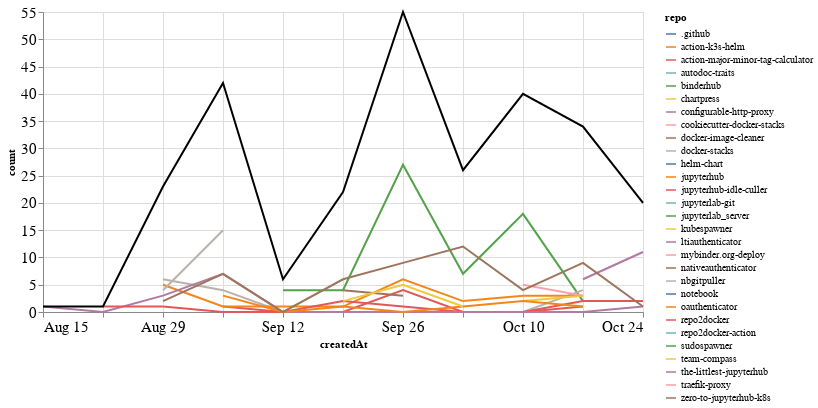

Write notebook code for a chart like this one.
### Markdown cell above
### Comments

### Code cell
comments_time = comments.groupby('repo').resample('W', on='createdAt').count()['author'].reset_index()
comments_time = comments_time.rename(columns={'author': 'count'})
comments_time_total = comments_time.groupby('createdAt').agg({"count": "sum"}).reset_index()
ch1 = alt.Chart(comments_time, width=600).mark_line().encode(
    x='createdAt',
    y='count',
    color='repo',
    tooltip="repo"
)

ch2 = alt.Chart(comments_time_total, width=600).mark_line(color="black").encode(
    x='createdAt',
    y='count',
)

ch1 + ch2

### Figure 1 — Vega-Lite specification as saved in the notebook (floating-point values rounded to 4 significant figures)
{"config": {"axisLeft": {"labelFontSize": 15}, "axisBottom": {"labelFontSize": 15}}, "layer": [{"data": {"name": "data-9370b4460a539cd653e550da4e81e4dc"}, "mark": "line", "encoding": {"color": {"type": "nominal", "field": "repo"}, "tooltip": {"type": "nominal", "field": "repo"}, "x": {"type": "temporal", "field": "createdAt"}, "y": {"type": "quantitative", "field": "count"}}, "width": 600}, {"data": {"name": "data-2ecacda28ea351be34e8cf22b0b439d7"}, "mark": {"type": "line", "color": "black"}, "encoding": {"x": {"type": "temporal", "field": "createdAt"}, "y": {"type": "quantitative", "field": "count"}}, "width": 600}], "$schema": "https://vega.github.io/schema/vega-lite/v4.8.1.json", "datasets": {"data-9370b4460a539cd653e550da4e81e4dc": [{"repo": ".github", "createdAt": "2021-10-24T00:00:00", "count": 1}, {"repo": "action-k3s-helm", "createdAt": "2021-10-10T00:00:00", "count": 5}, {"repo": "action-major-minor-tag-calculator", "createdAt": "2021-09-05T00:00:00", "count": 1}, {"repo": "action-major-minor-tag-calculator", "createdAt": "2021-09-12T00:00:00", "count": 0}, {"repo": "action-major-minor-tag-calculator", "createdAt": "2021-09-19T00:00:00", "count": 0}, {"repo": "action-major-minor-tag-calculator", "createdAt": "2021-09-26T00:00:00", "count": 4}, {"repo": "action-major-minor-tag-calculator", "createdAt": "2021-10-03T00:00:00", "count": 0}, {"repo": "action-major-minor-tag-calculator", "createdAt": "2021-10-10T00:00:00", "count": 0}, {"repo": "action-major-minor-tag-calculator", "createdAt": "2021-10-17T00:00:00", "count": 1}, {"repo": "autodoc-traits", "createdAt": "2021-10-24T00:00:00", "count": 1}, {"repo": "binderhub", "createdAt": "2021-09-12T00:00:00", "count": 4}, {"repo": "binderhub", "createdAt": "2021-09-19T00:00:00", "count": 4}, {"repo": "binderhub", "createdAt": "2021-09-26T00:00:00", "count": 27}, {"repo": "binderhub", "createdAt": "2021-10-03T00:00:00", "count": 7}, {"repo": "binderhub", "createdAt": "2021-10-10T00:00:00", "count": 18}, {"repo": "binderhub", "createdAt": "2021-10-17T00:00:00", "count": 2}, {"repo": "chartpress", "createdAt": "2021-09-05T00:00:00", "count": 2}, {"repo": "configurable-http-proxy", "createdAt": "2021-09-19T00:00:00", "count": 2}, {"repo": "cookiecutter-docker-stacks", "createdAt": "2021-09-05T00:00:00", "count": 1}, {"repo": "docker-image-cleaner", "createdAt": "2021-09-19T00:00:00", "count": 4}, {"repo": "docker-image-cleaner", "createdAt": "2021-09-26T00:00:00", "count": 3}, {"repo": "docker-stacks", "createdAt": "2021-08-29T00:00:00", "count": 6}, {"repo": "docker-stacks", "createdAt": "2021-09-05T00:00:00", "count": 4}, {"repo": "docker-stacks", "createdAt": "2021-09-12T00:00:00", "count": 0}, {"repo": "docker-stacks", "createdAt": "2021-09-19T00:00:00", "count": 0}, {"repo": "docker-stacks", "createdAt": "2021-09-26T00:00:00", "count": 0}, {"repo": "docker-stacks", "createdAt": "2021-10-03T00:00:00", "count": 0}, {"repo": "docker-stacks", "createdAt": "2021-10-10T00:00:00", "count": 0}, {"repo": "docker-stacks", "createdAt": "2021-10-17T00:00:00", "count": 4}, {"repo": "helm-chart", "createdAt": "2021-10-10T00:00:00", "count": 1}, {"repo": "jupyterhub", "createdAt": "2021-08-29T00:00:00", "count": 5}, {"repo": "jupyterhub", "createdAt": "2021-09-05T00:00:00", "count": 1}, {"repo": "jupyterhub", "createdAt": "2021-09-12T00:00:00", "count": 1}, {"repo": "jupyterhub", "createdAt": "2021-09-19T00:00:00", "count": 1}, {"repo": "jupyterhub", "createdAt": "2021-09-26T00:00:00", "count": 6}, {"repo": "jupyterhub", "createdAt": "2021-10-03T00:00:00", "count": 2}, {"repo": "jupyterhub", "createdAt": "2021-10-10T00:00:00", "count": 3}, {"repo": "jupyterhub", "createdAt": "2021-10-17T00:00:00", "count": 3}, {"repo": "jupyterhub-idle-culler", "createdAt": "2021-08-29T00:00:00", "count": 1}, {"repo": "jupyterhub-idle-culler", "createdAt": "2021-09-05T00:00:00", "count": 0}, {"repo": "jupyterhub-idle-culler", "createdAt": "2021-09-12T00:00:00", "count": 0}, {"repo": "jupyterhub-idle-culler", "createdAt": "2021-09-19T00:00:00", "count": 2}, {"repo": "jupyterhub-idle-culler", "createdAt": "2021-09-26T00:00:00", "count": 1}, {"repo": "jupyterhub-idle-culler", "createdAt": "2021-10-03T00:00:00", "count": 0}, {"repo": "jupyterhub-idle-culler", "createdAt": "2021-10-10T00:00:00", "count": 0}, {"repo": "jupyterhub-idle-culler", "createdAt": "2021-10-17T00:00:00", "count": 2}, {"repo": "jupyterhub-idle-culler", "createdAt": "2021-10-24T00:00:00", "count": 2}, {"repo": "jupyterlab-git", "createdAt": "2021-10-03T00:00:00", "count": 2}, {"repo": "jupyterlab_server", "createdAt": "2021-10-03T00:00:00", "count": 1}, {"repo": "kubespawner", "createdAt": "2021-10-10T00:00:00", "count": 2}, {"repo": "kubespawner", "createdAt": "2021-10-17T00:00:00", "count": 3}, {"repo": "ltiauthenticator", "createdAt": "2021-08-15T00:00:00", "count": 1}, {"repo": "ltiauthenticator", "createdAt": "2021-08-22T00:00:00", "count": 0}, {"repo": "ltiauthenticator", "createdAt": "2021-08-29T00:00:00", "count": 3}, {"repo": "ltiauthenticator", "createdAt": "2021-09-05T00:00:00", "count": 7}, {"repo": "ltiauthenticator", "createdAt": "2021-09-12T00:00:00", "count": 0}, {"repo": "ltiauthenticator", "createdAt": "2021-09-19T00:00:00", "count": 0}, {"repo": "ltiauthenticator", "createdAt": "2021-09-26T00:00:00", "count": 0}, {"repo": "ltiauthenticator", "createdAt": "2021-10-03T00:00:00", "count": 0}, {"repo": "ltiauthenticator", "createdAt": "2021-10-10T00:00:00", "count": 0}, {"repo": "ltiauthenticator", "createdAt": "2021-10-17T00:00:00", "count": 0}, {"repo": "ltiauthenticator", "createdAt": "2021-10-24T00:00:00", "count": 1}, {"repo": "mybinder.org-deploy", "createdAt": "2021-10-10T00:00:00", "count": 5}, {"repo": "mybinder.org-deploy", "createdAt": "2021-10-17T00:00:00", "count": 3}, {"repo": "nativeauthenticator", "createdAt": "2021-10-24T00:00:00", "count": 1}, {"repo": "nbgitpuller", "createdAt": "2021-08-29T00:00:00", "count": 4}, {"repo": "nbgitpuller", "createdAt": "2021-09-05T00:00:00", "count": 15}, {"repo": "notebook", "createdAt": "2021-08-29T00:00:00", "count": 1}, {"repo": "oauthenticator", "createdAt": "2021-09-05T00:00:00", "count": 3}, {"repo": "oauthenticator", "createdAt": "2021-09-12T00:00:00", "count": 0}, {"repo": "oauthenticator", "createdAt": "2021-09-19T00:00:00", "count": 1}, {"repo": "oauthenticator", "createdAt": "2021-09-26T00:00:00", "count": 0}, {"repo": "oauthenticator", "createdAt": "2021-10-03T00:00:00", "count": 1}, {"repo": "oauthenticator", "createdAt": "2021-10-10T00:00:00", "count": 2}, {"repo": "oauthenticator", "createdAt": "2021-10-17T00:00:00", "count": 1}, {"repo": "repo2docker", "createdAt": "2021-08-22T00:00:00", "count": 1}, {"repo": "repo2docker", "createdAt": "2021-08-29T00:00:00", "count": 1}, {"repo": "repo2docker-action", "createdAt": "2021-09-05T00:00:00", "count": 1}, {"repo": "sudospawner", "createdAt": "2021-09-12T00:00:00", "count": 1}, {"repo": "team-compass", "createdAt": "2021-09-19T00:00:00", "count": 2}, {"repo": "team-compass", "createdAt": "2021-09-26T00:00:00", "count": 5}, {"repo": "team-compass", "createdAt": "2021-10-03T00:00:00", "count": 1}, {"repo": "the-littlest-jupyterhub", "createdAt": "2021-10-17T00:00:00", "count": 6}, {"repo": "the-littlest-jupyterhub", "createdAt": "2021-10-24T00:00:00", "count": 11}, {"repo": "traefik-proxy", "createdAt": "2021-10-24T00:00:00", "count": 2}, {"repo": "zero-to-jupyterhub-k8s", "createdAt": "2021-08-29T00:00:00", "count": 2}, {"repo": "zero-to-jupyterhub-k8s", "createdAt": "2021-09-05T00:00:00", "count": 7}, {"repo": "zero-to-jupyterhub-k8s", "createdAt": "2021-09-12T00:00:00", "count": 0}, {"repo": "zero-to-jupyterhub-k8s", "createdAt": "2021-09-19T00:00:00", "count": 6}, {"repo": "zero-to-jupyterhub-k8s", "createdAt": "2021-09-26T00:00:00", "count": 9}, {"repo": "zero-to-jupyterhub-k8s", "createdAt": "2021-10-03T00:00:00", "count": 12}, {"repo": "zero-to-jupyterhub-k8s", "createdAt": "2021-10-10T00:00:00", "count": 4}, {"repo": "zero-to-jupyterhub-k8s", "createdAt": "2021-10-17T00:00:00", "count": 9}, {"repo": "zero-to-jupyterhub-k8s", "createdAt": "2021-10-24T00:00:00", "count": 1}], "data-2ecacda28ea351be34e8cf22b0b439d7": [{"createdAt": "2021-08-15T00:00:00", "count": 1}, {"createdAt": "2021-08-22T00:00:00", "count": 1}, {"createdAt": "2021-08-29T00:00:00", "count": 23}, {"createdAt": "2021-09-05T00:00:00", "count": 42}, {"createdAt": "2021-09-12T00:00:00", "count": 6}, {"createdAt": "2021-09-19T00:00:00", "count": 22}, {"createdAt": "2021-09-26T00:00:00", "count": 55}, {"createdAt": "2021-10-03T00:00:00", "count": 26}, {"createdAt": "2021-10-10T00:00:00", "count": 40}, {"createdAt": "2021-10-17T00:00:00", "count": 34}, {"createdAt": "2021-10-24T00:00:00", "count": 20}]}}
